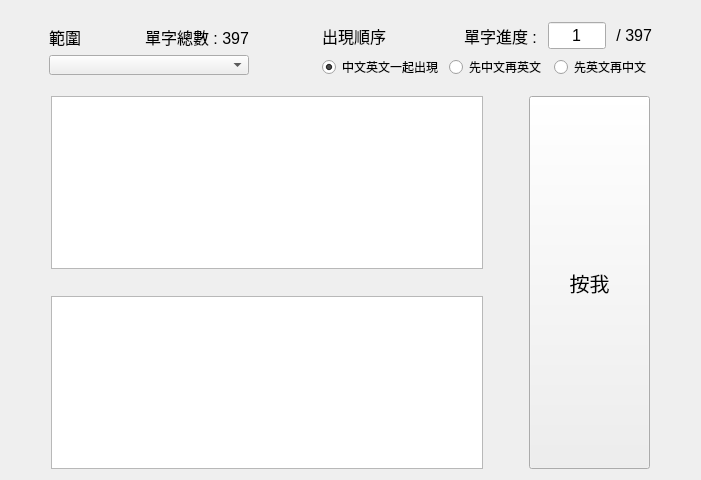
<?xml version="1.0" encoding="UTF-8"?>
<ui version="4.0">
 <class>Form</class>
 <widget class="QWidget" name="Form">
  <property name="geometry">
   <rect>
    <x>0</x>
    <y>0</y>
    <width>701</width>
    <height>480</height>
   </rect>
  </property>
  <property name="windowTitle">
   <string>認識近代生物學的單字</string>
  </property>
  <layout class="QVBoxLayout" name="verticalLayout_4">
   <item>
    <layout class="QHBoxLayout" name="horizontalLayout_3">
     <item>
      <spacer name="horizontalSpacer_3">
       <property name="orientation">
        <enum>Qt::Horizontal</enum>
       </property>
       <property name="sizeHint" stdset="0">
        <size>
         <width>40</width>
         <height>20</height>
        </size>
       </property>
      </spacer>
     </item>
     <item>
      <layout class="QVBoxLayout" name="verticalLayout">
       <item>
        <spacer name="verticalSpacer_4">
         <property name="orientation">
          <enum>Qt::Vertical</enum>
         </property>
         <property name="sizeHint" stdset="0">
          <size>
           <width>20</width>
           <height>40</height>
          </size>
         </property>
        </spacer>
       </item>
       <item>
        <layout class="QHBoxLayout" name="horizontalLayout_5">
         <item>
          <widget class="QLabel" name="label">
           <property name="font">
            <font>
             <pointsize>12</pointsize>
            </font>
           </property>
           <property name="text">
            <string>範圍</string>
           </property>
          </widget>
         </item>
         <item>
          <widget class="QLabel" name="words_label">
           <property name="font">
            <font>
             <pointsize>12</pointsize>
            </font>
           </property>
           <property name="text">
            <string>單字總數 : 397</string>
           </property>
          </widget>
         </item>
        </layout>
       </item>
       <item>
        <widget class="QComboBox" name="comboBox">
         <property name="minimumSize">
          <size>
           <width>200</width>
           <height>20</height>
          </size>
         </property>
        </widget>
       </item>
       <item>
        <spacer name="verticalSpacer_5">
         <property name="orientation">
          <enum>Qt::Vertical</enum>
         </property>
         <property name="sizeHint" stdset="0">
          <size>
           <width>20</width>
           <height>40</height>
          </size>
         </property>
        </spacer>
       </item>
      </layout>
     </item>
     <item>
      <spacer name="horizontalSpacer">
       <property name="orientation">
        <enum>Qt::Horizontal</enum>
       </property>
       <property name="sizeType">
        <enum>QSizePolicy::Expanding</enum>
       </property>
       <property name="sizeHint" stdset="0">
        <size>
         <width>70</width>
         <height>20</height>
        </size>
       </property>
      </spacer>
     </item>
     <item>
      <layout class="QVBoxLayout" name="verticalLayout_2">
       <item>
        <spacer name="verticalSpacer_3">
         <property name="orientation">
          <enum>Qt::Vertical</enum>
         </property>
         <property name="sizeHint" stdset="0">
          <size>
           <width>20</width>
           <height>40</height>
          </size>
         </property>
        </spacer>
       </item>
       <item>
        <layout class="QHBoxLayout" name="horizontalLayout_4">
         <item>
          <widget class="QLabel" name="label_2">
           <property name="minimumSize">
            <size>
             <width>136</width>
             <height>0</height>
            </size>
           </property>
           <property name="font">
            <font>
             <pointsize>12</pointsize>
            </font>
           </property>
           <property name="text">
            <string>出現順序</string>
           </property>
          </widget>
         </item>
         <item>
          <widget class="QLabel" name="label_3">
           <property name="font">
            <font>
             <pointsize>12</pointsize>
            </font>
           </property>
           <property name="text">
            <string>單字進度 : </string>
           </property>
          </widget>
         </item>
         <item>
          <widget class="QLineEdit" name="lineEdit">
           <property name="maximumSize">
            <size>
             <width>60</width>
             <height>16777215</height>
            </size>
           </property>
           <property name="font">
            <font>
             <pointsize>12</pointsize>
            </font>
           </property>
           <property name="text">
            <string>1</string>
           </property>
           <property name="alignment">
            <set>Qt::AlignCenter</set>
           </property>
          </widget>
         </item>
         <item>
          <widget class="QLabel" name="words_label_2">
           <property name="font">
            <font>
             <pointsize>12</pointsize>
            </font>
           </property>
           <property name="text">
            <string> / 397</string>
           </property>
          </widget>
         </item>
        </layout>
       </item>
       <item>
        <layout class="QHBoxLayout" name="horizontalLayout">
         <item>
          <widget class="QRadioButton" name="radioButton_1">
           <property name="text">
            <string>中文英文一起出現</string>
           </property>
           <property name="checked">
            <bool>true</bool>
           </property>
          </widget>
         </item>
         <item>
          <widget class="QRadioButton" name="radioButton_2">
           <property name="text">
            <string>先中文再英文</string>
           </property>
          </widget>
         </item>
         <item>
          <widget class="QRadioButton" name="radioButton_3">
           <property name="text">
            <string>先英文再中文</string>
           </property>
          </widget>
         </item>
        </layout>
       </item>
       <item>
        <spacer name="verticalSpacer_2">
         <property name="orientation">
          <enum>Qt::Vertical</enum>
         </property>
         <property name="sizeHint" stdset="0">
          <size>
           <width>20</width>
           <height>40</height>
          </size>
         </property>
        </spacer>
       </item>
      </layout>
     </item>
     <item>
      <spacer name="horizontalSpacer_4">
       <property name="orientation">
        <enum>Qt::Horizontal</enum>
       </property>
       <property name="sizeHint" stdset="0">
        <size>
         <width>40</width>
         <height>20</height>
        </size>
       </property>
      </spacer>
     </item>
    </layout>
   </item>
   <item>
    <layout class="QHBoxLayout" name="horizontalLayout_2">
     <item>
      <spacer name="horizontalSpacer_5">
       <property name="orientation">
        <enum>Qt::Horizontal</enum>
       </property>
       <property name="sizeType">
        <enum>QSizePolicy::Fixed</enum>
       </property>
       <property name="sizeHint" stdset="0">
        <size>
         <width>40</width>
         <height>20</height>
        </size>
       </property>
      </spacer>
     </item>
     <item>
      <layout class="QVBoxLayout" name="verticalLayout_3">
       <item>
        <widget class="QPlainTextEdit" name="plainTextEdit_1">
         <property name="minimumSize">
          <size>
           <width>414</width>
           <height>0</height>
          </size>
         </property>
         <property name="font">
          <font>
           <pointsize>20</pointsize>
          </font>
         </property>
         <property name="readOnly">
          <bool>true</bool>
         </property>
         <property name="plainText">
          <string/>
         </property>
        </widget>
       </item>
       <item>
        <spacer name="verticalSpacer">
         <property name="orientation">
          <enum>Qt::Vertical</enum>
         </property>
         <property name="sizeHint" stdset="0">
          <size>
           <width>20</width>
           <height>40</height>
          </size>
         </property>
        </spacer>
       </item>
       <item>
        <widget class="QPlainTextEdit" name="plainTextEdit_2">
         <property name="font">
          <font>
           <pointsize>20</pointsize>
          </font>
         </property>
         <property name="readOnly">
          <bool>true</bool>
         </property>
        </widget>
       </item>
      </layout>
     </item>
     <item>
      <spacer name="horizontalSpacer_2">
       <property name="orientation">
        <enum>Qt::Horizontal</enum>
       </property>
       <property name="sizeType">
        <enum>QSizePolicy::Fixed</enum>
       </property>
       <property name="sizeHint" stdset="0">
        <size>
         <width>40</width>
         <height>20</height>
        </size>
       </property>
      </spacer>
     </item>
     <item>
      <widget class="QPushButton" name="pushButton">
       <property name="sizePolicy">
        <sizepolicy hsizetype="Minimum" vsizetype="Expanding">
         <horstretch>0</horstretch>
         <verstretch>0</verstretch>
        </sizepolicy>
       </property>
       <property name="minimumSize">
        <size>
         <width>121</width>
         <height>370</height>
        </size>
       </property>
       <property name="font">
        <font>
         <pointsize>15</pointsize>
        </font>
       </property>
       <property name="text">
        <string>按我</string>
       </property>
      </widget>
     </item>
     <item>
      <spacer name="horizontalSpacer_6">
       <property name="orientation">
        <enum>Qt::Horizontal</enum>
       </property>
       <property name="sizeType">
        <enum>QSizePolicy::Fixed</enum>
       </property>
       <property name="sizeHint" stdset="0">
        <size>
         <width>40</width>
         <height>20</height>
        </size>
       </property>
      </spacer>
     </item>
    </layout>
   </item>
  </layout>
 </widget>
 <resources/>
 <connections/>
</ui>
